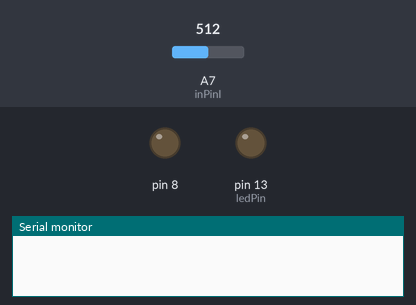
Bench run of a sketch on a simulated Arduino Nano, built with avr-gcc and run on an emulated ATmega328P. Parts: output pins drawn as LEDs (lit = HIGH), the last lines printed to the serial monitor. The inputs (shaded band) are chosen by the test bench; at power-on: A7 (inPinI) = 512. At 31.6 s the program stops and its outputs stay as they are.

Above: at 0.1 s.
At 7.5 s:
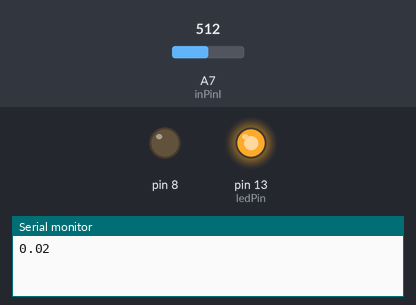
Timing chart, 0 to 9.0 s (numbered marks = the images above):
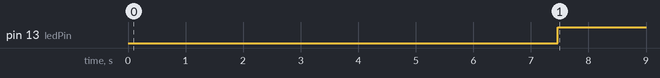

Measured:
- by itself, pin 13 (ledPin): LOW → HIGH at 7.5 s

The sketch:

recursive-rms-arduino.ino
```cpp
/*
 * Name: Felipe Adriano da Silva Gonçalves
 * MsC in Electrical Engineering
 *
 * Square root fast - http://www.codeproject.com/Articles/69941/Best-Square-Root-Method-Algorithm-Function-Precisi
 * Recursive mean   - http://www.iitk.ac.in/esc101/08Jan/lecnotes/lecture22.pdf
 * Recursive rms    - Signal Processing for Intelligent Sensor Systems with MATLAB®, Second Edition - pg. 374
 *                    http://www.embedded.com/design/configurable-systems/4006520/Improve-your-root-mean-calculations
 * Digital filters  - https://www-users.cs.york.ac.uk/~fisher/mkfilter/
*/

#define inPinI A7

#define SupplyVoltage   3300.0F
#define ADC_BITS        10
#define ADC_COUNTS      (1<<ADC_BITS)
#define VCAL            2277.7F
#define V_RATIO         VCAL * ((SupplyVoltage/1000.0F) / (ADC_COUNTS))

#define N               50.0F
#define alpha           ((N-1)/N)
#define beta            (1/N)

//Parametros filtro passa alta para sinal de tensуo
#define NZEROS_HP_V     1
#define NPOLES_HP_V     1
#define GAIN_HP_V       1.007854143e+00F
#define K_HP_V          0.9844141274F

#define STABILIZATION_TIME  7000

#define BUFFER_SIZE     300

float xv_hp_v[NZEROS_HP_V+1], yv_hp_v[NPOLES_HP_V+1];
int sampleV = 0;

float Vrms = 0.0;

float rmsIn = 0;
float rmsOut[2] = {0};

float meanIn = 0;
float meanOut[2] = {0};


const int ledPin =  13;      // the number of the LED pin
int ledState = LOW;             // ledState used to set the LED

unsigned long previousMillis = 0;        // will store last time LED was updated
const long interval = 1000;           // interval at which to blink (milliseconds)

int sendcount = 0;
int waittime = 0;

//To plot data (analising)

float mbuffer[BUFFER_SIZE];
long int samplepos = 0;

float sqrt11(const float number)
{
  const float ACCURACY=0.0001;
  float lower, upper, guess;

   if (number < 1)
   {
    lower = number;
    upper = 1;
   }
   else
   {
    lower = 1;
    upper = number;
   }

   while ((upper-lower) > ACCURACY)
   {
    guess = (lower + upper)/2;
    if(guess*guess > number)
     upper =guess;
    else
     lower = guess;
   }
   return (lower + upper)/2;

}

void calcVrms()
{
    sampleV = analogRead(inPinI);

    //Filtro passa alta para a amostra de tensуo
    xv_hp_v[0] = xv_hp_v[1];
    xv_hp_v[1] = ((float)sampleV)/GAIN_HP_V;
    yv_hp_v[0] = yv_hp_v[1];
    yv_hp_v[1] =   (xv_hp_v[1] - xv_hp_v[0]) + (  K_HP_V * yv_hp_v[0]);


    rmsOut[0] = sqrt11(((alpha*rmsOut[1]*rmsOut[1]) + (beta*yv_hp_v[1]*yv_hp_v[1])));
    rmsOut[1] = rmsOut[0];

    meanOut[0] = alpha*meanOut[1] + beta*rmsOut[0];
    meanOut[1] = meanOut[0];

    Vrms = V_RATIO * meanOut[0];
}


void setup()
{
  Serial.begin(9600);

  // set the digital pin as output:
  pinMode(ledPin, OUTPUT);
  pinMode(8, OUTPUT);

}


void loop()
{
  unsigned long currentMillis = micros();
  if (currentMillis - previousMillis >= interval) {

   calcVrms();
   if(waittime++ > STABILIZATION_TIME)
   {

      //mbuffer[samplepos] = sampleV;
      //mbuffer[samplepos] = yv_hp_v[1];
      //mbuffer[samplepos] = rmsOut[1];
      mbuffer[samplepos] = Vrms;

      if(samplepos++ > BUFFER_SIZE)
      {
        digitalWrite(ledPin, HIGH);
        for(int i = 0; i < BUFFER_SIZE; i++)
        {
          Serial.println(mbuffer[i]);
          delay(80);
        }

        while(1);
      }

      waittime = STABILIZATION_TIME + 1;
    }

    previousMillis = currentMillis;
  }

}
```
